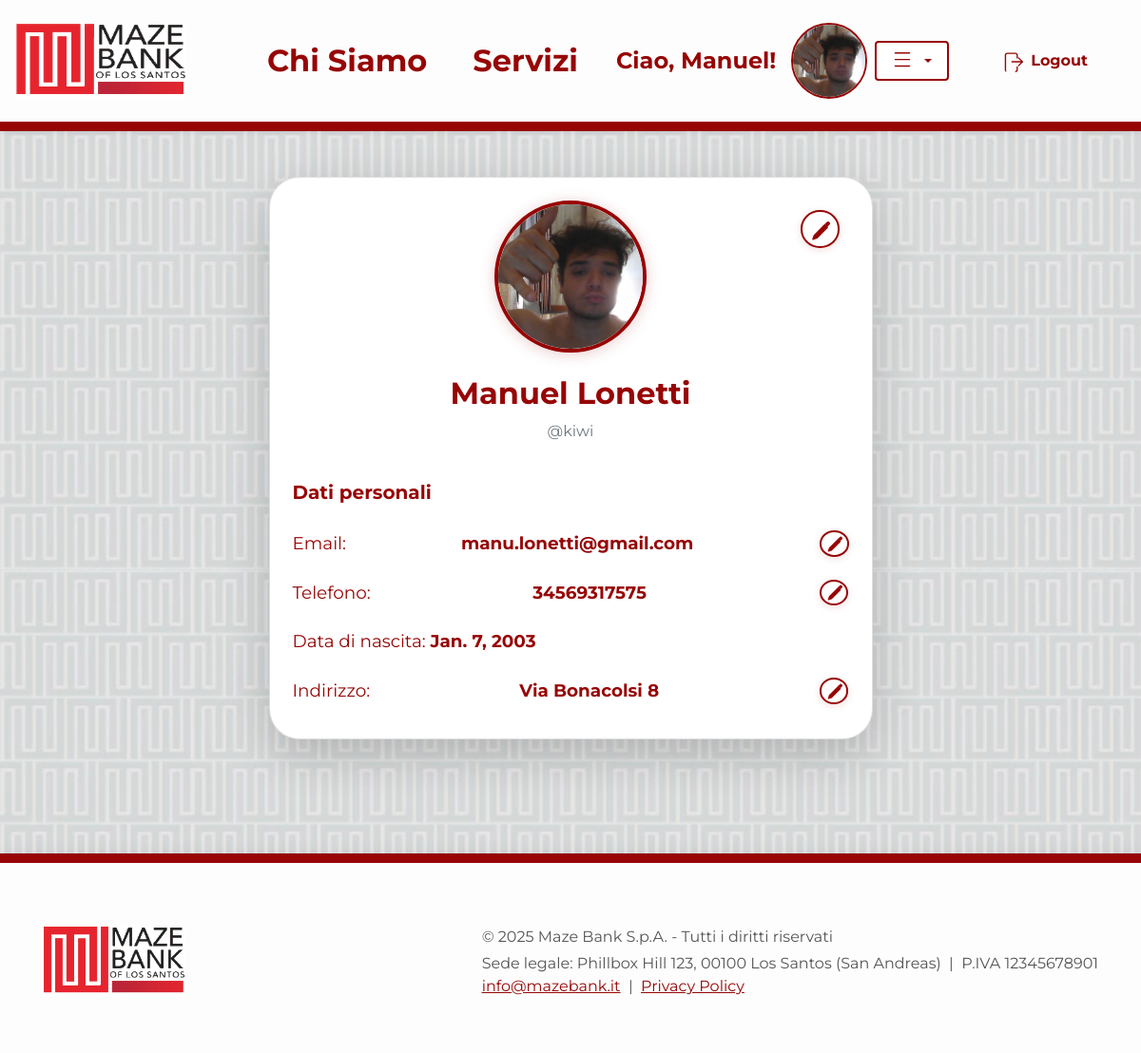
Before: /banking/profilo/8 (signed in) with the older database file.
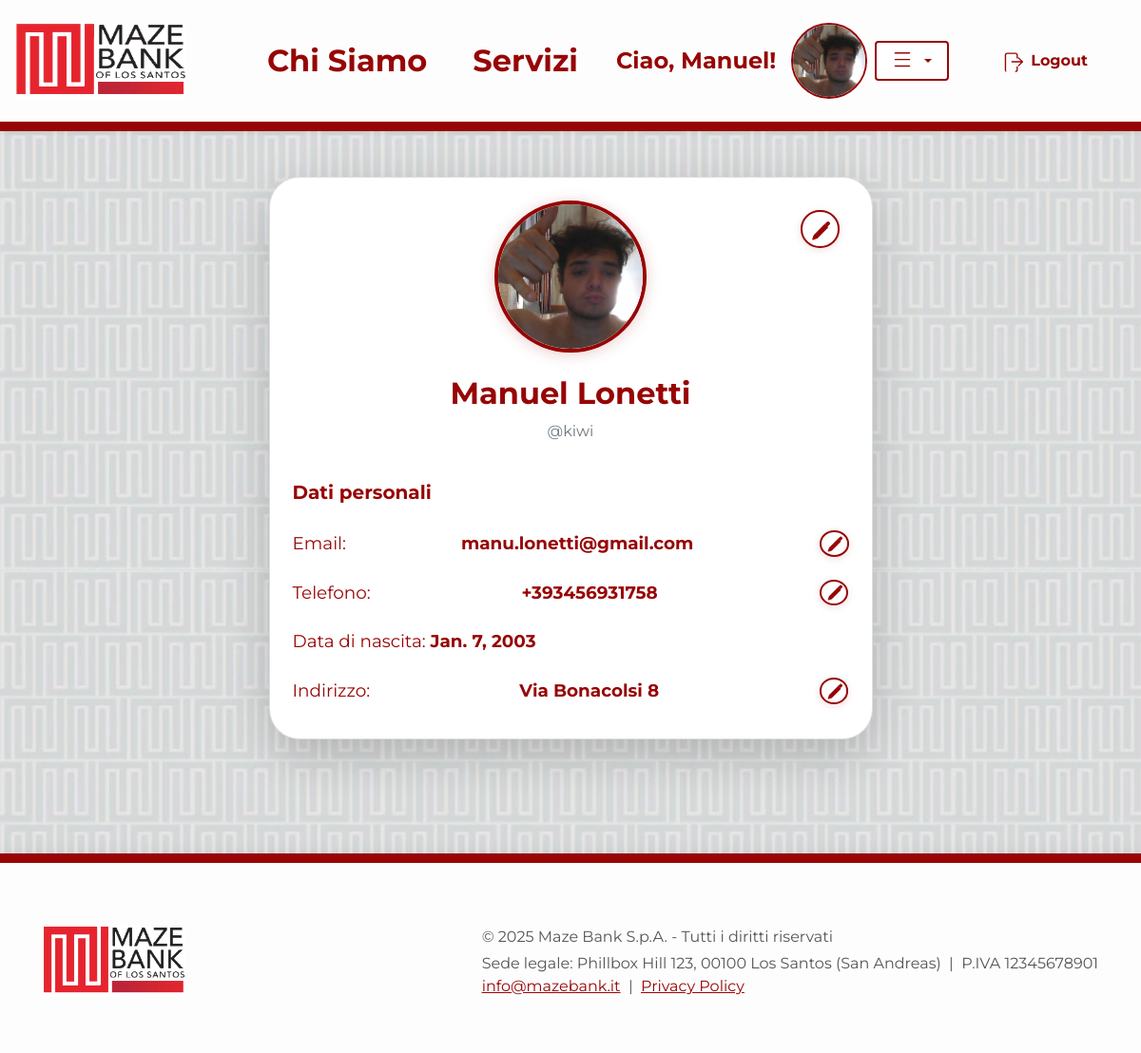
After: the same page with the newer database file.
### Banking/models.py (models this page shows, shortened)
class User(AbstractUser):
    email = models.EmailField('Email', unique=True, blank=False, null=False)
    first_name = models.CharField(max_length=150, blank=False)
    last_name = models.CharField(max_length=150, blank=False)
    data_nascita = models.DateField()
    indirizzo = models.CharField(max_length=255)
    citta = models.CharField(max_length=100)
    cellulare = PhoneNumberField(unique=True)
    immagine_profilo = models.ImageField(upload_to='profile_images/', blank=True, null=True)
    REQUIRED_FIELDS = ['email', 'first_name', 'last_name', 'data_nascita', 'indirizzo', 'citta', 'cellulare']

### Banking/views/account_views/views.py (the view)
# urls.py: path('profilo/<pk>', DetailProfilo.as_view(), name='profilo'),
class DetailProfilo(DetailView):
    model = User
    template_name = 'Banking/profilo.html'
    context_object_name = 'utente'

### Banking/templates/Banking/profilo.html (shortened to what this page needs)
{% extends "home.html" %}
{% load static %}
{% block content %}
<link rel="stylesheet" href="{% static 'css/Banking/profilo.css' %}">
<div class="container my-5">
    <div class="row justify-content-center">
        <div class="col-lg-7">
            <div class="profile-dashboard card shadow-lg p-4">
                <div class="text-center mb-4 position-relative">
                    <div id="img-row">
                        {% if user.immagine_profilo %}
                            <img src="{{ user.immagine_profilo.url }}" alt="Immagine profilo" class="profile-img-lg mb-3" id="profile-img">
                        {% else %}
                            <img src="{% static 'imgs/default_profile.png' %}" alt="Immagine profilo" class="profile-img-lg mb-3" id="profile-img">
                        {% endif %}
                        <button class="edit-btn-profile" title="Modifica immagine profilo" onclick="showImgForm()">
                        </button>
                    </div>
                    <h2 class="font-weight-bold text-mazebank-red mt-2">{{ user.first_name }} {{ user.last_name }}</h2>
                    <p class="text-muted">@{{ user.username }}</p>
                </div>
                <div class="user-info-section">
                    <h5 class="text-mazebank-red font-weight-bold mb-3">Dati personali</h5>
                    <ul class="list-group list-group-flush">
                        <li class="list-group-item d-flex justify-content-between align-items-center" id="email-row">
                            Email: <span class="font-weight-bold" id="email-value">{{ user.email }}</span>
                            <button class="edit-btn-field" title="Modifica email" onclick="showEmailForm()">
                            </button>
                        </li>
                        <li class="list-group-item d-flex justify-content-between align-items-center" id="telefono-row">
                            Telefono: <span class="font-weight-bold" id="telefono-value">{{ user.cellulare }}</span>
                            <button class="edit-btn-field" title="Modifica telefono" onclick="showTelefonoForm()">
                            </button>
                        </li>
                        <li class="list-group-item">Data di nascita: <span class="font-weight-bold">{{ user.data_nascita }}</span></li>
                        <li class="list-group-item d-flex justify-content-between align-items-center" id="indirizzo-row">
                            Indirizzo: <span class="font-weight-bold" id="indirizzo-value">{{ user.indirizzo }}</span>
                            <button class="edit-btn-field" title="Modifica indirizzo" onclick="showIndirizzoForm()">
                            </button>
                        </li>
                    </ul>
                </div>
            </div>
        </div>
    </div>
</div>
{% endblock %}

### templates/home.html (shortened to what the changed rows need)
{% load static %}
<!DOCTYPE html>
<html lang="it">
<head>
    {% block head %}
    <link href="https://cdn.jsdelivr.net/npm/bootstrap@4.6.2/dist/css/bootstrap.min.css" rel="stylesheet">
    <link href="{% static 'css/home.css' %}" rel="stylesheet">
    {% endblock %}
</head>
<body>
{% block navbar %}
<nav class="navbar navbar-expand-lg navbar shadow-sm justify-content-between navbar-mazebank">
    <div class="collapse navbar-collapse justify-content-end" id="navbarNav">
        <ul class="navbar-nav w-100 d-flex justify-content-end align-items-center">
            {% if not request.user.is_authenticated %}
                <li class="nav-item mx-3">
                    <a class="btn btn-outline-primary font-weight-bold px-4 py-2 d-flex align-items-center login-btn" href="{% url 'Banking:login' %}">
                        <span class="mr-2">
                            <svg xmlns="http://www.w3.org/2000/svg" width="22" height="22" fill="currentColor" class="bi bi-lock" viewBox="0 0 16 16">
                              <path d="M8 1a3 3 0 0 0-3 3v3h6V4a3 3 0 0 0-3-3zm-4 3a4 4 0 1 1 8 0v3a2 2 0 0 1 2 2v5a2 2 0 0 1-2 2H4a2 2 0 0 1-2-2V8a2 2 0 0 1 2-2V4z"/>
                            </svg>
                        </span>
                        Login
                    </a>
                </li>
                <li class="nav-item mx-3">
                    <a class="btn btn-mazebank-account font-weight-bold px-4 py-2 ml-2" href="{% url 'Banking:register' %}">Apri il Conto Online</a>
                </li>
            {% else %}
                <li class="nav-item mx-3 d-flex align-items-center">
                    <span class="font-weight-bold mr-2" style="font-size:1.5rem;">
                        Ciao, {{ request.user.first_name|default:request.user.username }}!
                    </span>
                    <div class="d-flex align-items-center">
                        {% if request.user.immagine_profilo %}
                            <a href="{% url 'Banking:profilo' request.user.pk %}">
                                <img src="{{ request.user.immagine_profilo.url }}" alt="Profilo" class="navbar-profile-img ml-2" style="cursor:pointer;">
                            </a>
                        {% else %}
                            <a href="{% url 'Banking:profilo' request.user.pk %}">
                                <img src="{% static 'imgs/default_profile.png' %}" alt="Profilo" class="navbar-profile-img ml-2" style="cursor:pointer;">
                            </a>
                        {% endif %}
                        <div class="dropdown ml-2">
                            <button class="btn btn-outline-secondary dropdown-toggle px-3 py-2 d-flex align-items-center" type="button" id="profileDropdown" data-toggle="dropdown" aria-haspopup="true" aria-expanded="false">
                                <svg xmlns="http://www.w3.org/2000/svg" width="22" height="22" fill="currentColor" class="bi bi-list mr-2" viewBox="0 0 16 16">
                                  <path fill-rule="evenodd" d="M2.5 12.5a.5.5 0 0 1 0-1h11a.5.5 0 0 1 0 1h-11zm0-5a.5.5 0 0 1 0-1h11a.5.5 0 0 1 0 1h-11zm0-5a.5.5 0 0 1 0-1h11a.5.5 0 0 1 0 1h-11z"/>
                                </svg>
                            </button>
                        </div>
                    </div>
                </li>
                <li class="nav-item mx-3">
                    <form action="{% url 'Banking:logout' %}" method="post" style="display:inline;">
                        <button type="submit" class="btn btn-outline-danger font-weight-bold px-4 py-2 d-flex align-items-center" style="border:none; background:none;">
                            <span class="mr-2">
                            </span>
                            Logout
                        </button>
                    </form>
                </li>
            {% endif %}
        </ul>
    </div>
</nav>
{% endblock %}
{% block content %}{% endblock %}
</body>
</html>

Changed rows visible on the page:
changed User "Manuel": cellulare "34569317575" → "+393456931758"
